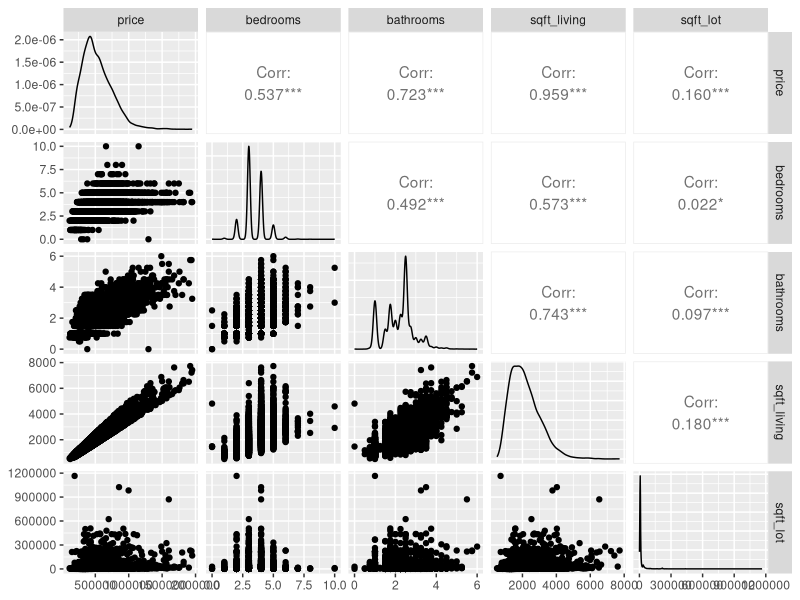
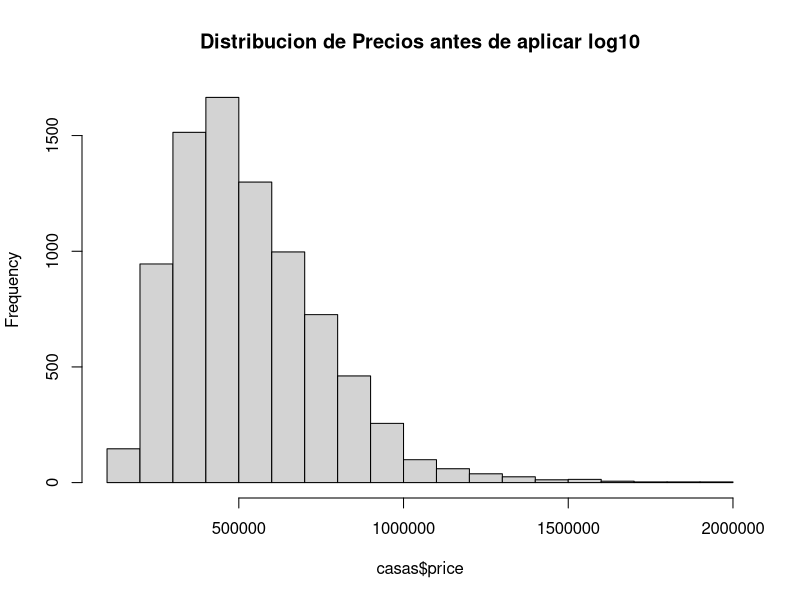
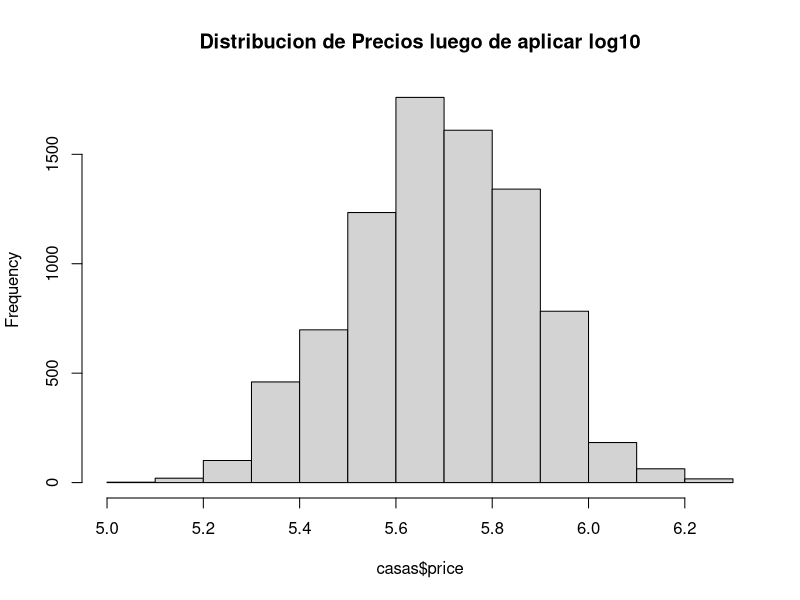
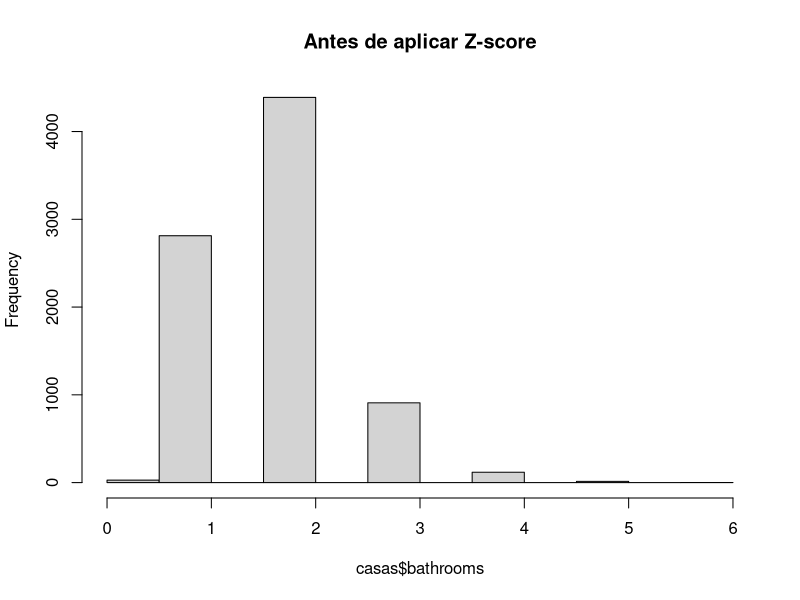
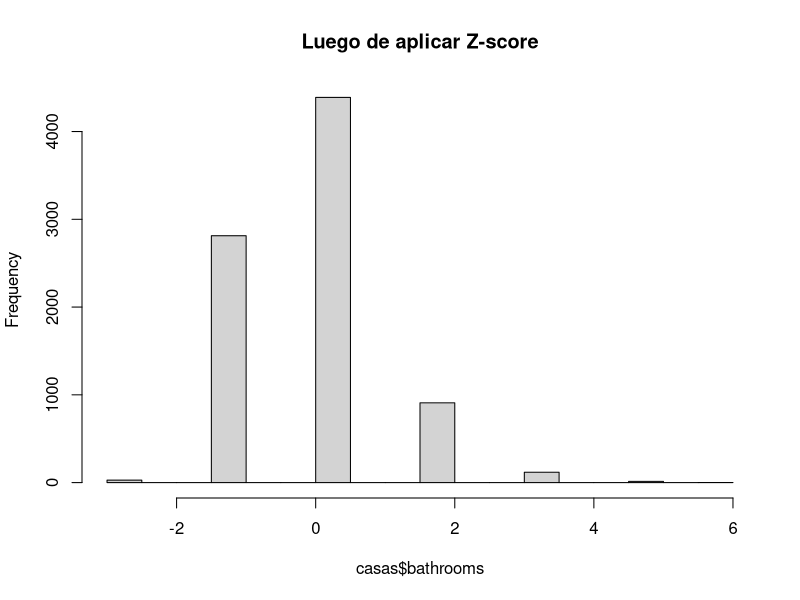

Recreate these plots in R, in order.
## ---- chunk 1
knitr::opts_chunk$set(echo = TRUE)
## ---- chunk 2
library(GGally)
library(ggplot2)

casas <- read.csv('kc_house_data.csv', header = T, na.strings = '?')
ggpairs(casas, columns = 3:7)
## ---- chunk 3
sum(is.na(casas))
## ---- chunk 4
sum(is.na(casas$view))
## ---- chunk 5
casas$bathrooms[1:10]
## ---- chunk 6
# metodo floor redondea hacia abajo
casas$bathrooms <- floor(casas$bathrooms)
casas$bathrooms[1:10]
## ---- chunk 7
# Precios antes de la modificación
hist(casas$price, main = "Distribucion de Precios antes de aplicar log10")

casas$price <- log10(casas$price)

# Precios normalmente distribuidos
hist(casas$price, main = "Distribucion de Precios luego de aplicar log10")

# Como se ve ahora el valor de los precios?
casas$price[1:10]
## ---- chunk 8
sqft_living_median = median(casas$sqft_living)

casas$sqft_living[is.na(casas$sqft_living)] <- sqft_living_median
## ---- chunk 9
feature_scaling <- function(x) {
  x_escalado <- ((x - min(x)) / (max(x) - min(x)))
  return(x_escalado)
}
## ---- chunk 10
casas$sqft_lot <- feature_scaling(casas$sqft_lot)
resultado_scale <- scale(casas$sqft_lot)

# Las funciones feature_scaling y scale dan resultados diferentes porque aplican cálculos matematicos diferentes.
# scale por ejemplo centra los valores restandole a cada uno el promedio de los datos, y los escala dividiendo lo valores centrados entre su desviacion estandar.
## ---- chunk 11
b_mean = mean(casas$bathrooms)
## ---- chunk 12
b_sd = sd(casas$bathrooms)
## ---- chunk 13
(4 - b_mean) / b_sd
## ---- chunk 14
#funcion z_score
z_score = function(x){
  data_mean = mean(x)
  data_sd = sd(x)
  
  result = (x - data_mean) / data_sd
  return(result)
}
## ---- chunk 15
# Datos antes de la transformación
hist(casas$bathrooms, main = "Antes de aplicar Z-score")

casas$bathrooms = z_score(casas$bathrooms)

# Después de la transformación
hist(casas$bathrooms, main = "Luego de aplicar Z-score")
## ---- chunk 16
# cual es la media del set de datos ahora?
mean(casas$bathrooms)
